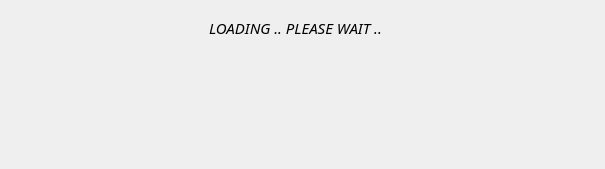
<?xml version="1.0" encoding="UTF-8"?>
<ui version="4.0">
 <class>MainWindow</class>
 <widget class="QMainWindow" name="MainWindow">
  <property name="geometry">
   <rect>
    <x>0</x>
    <y>0</y>
    <width>605</width>
    <height>169</height>
   </rect>
  </property>
  <property name="windowTitle">
   <string>MainWindow</string>
  </property>
  <widget class="QWidget" name="centralwidget">
   <widget class="QLabel" name="label">
    <property name="geometry">
     <rect>
      <x>180</x>
      <y>20</y>
      <width>231</width>
      <height>16</height>
     </rect>
    </property>
    <property name="font">
     <font>
      <family>Mongolian Baiti</family>
      <pointsize>11</pointsize>
      <weight>50</weight>
      <italic>true</italic>
      <bold>false</bold>
      <strikeout>false</strikeout>
     </font>
    </property>
    <property name="text">
     <string>LOADING .. PLEASE WAIT ..</string>
    </property>
    <property name="alignment">
     <set>Qt::AlignCenter</set>
    </property>
   </widget>
  </widget>
 </widget>
 <resources/>
 <connections/>
</ui>
